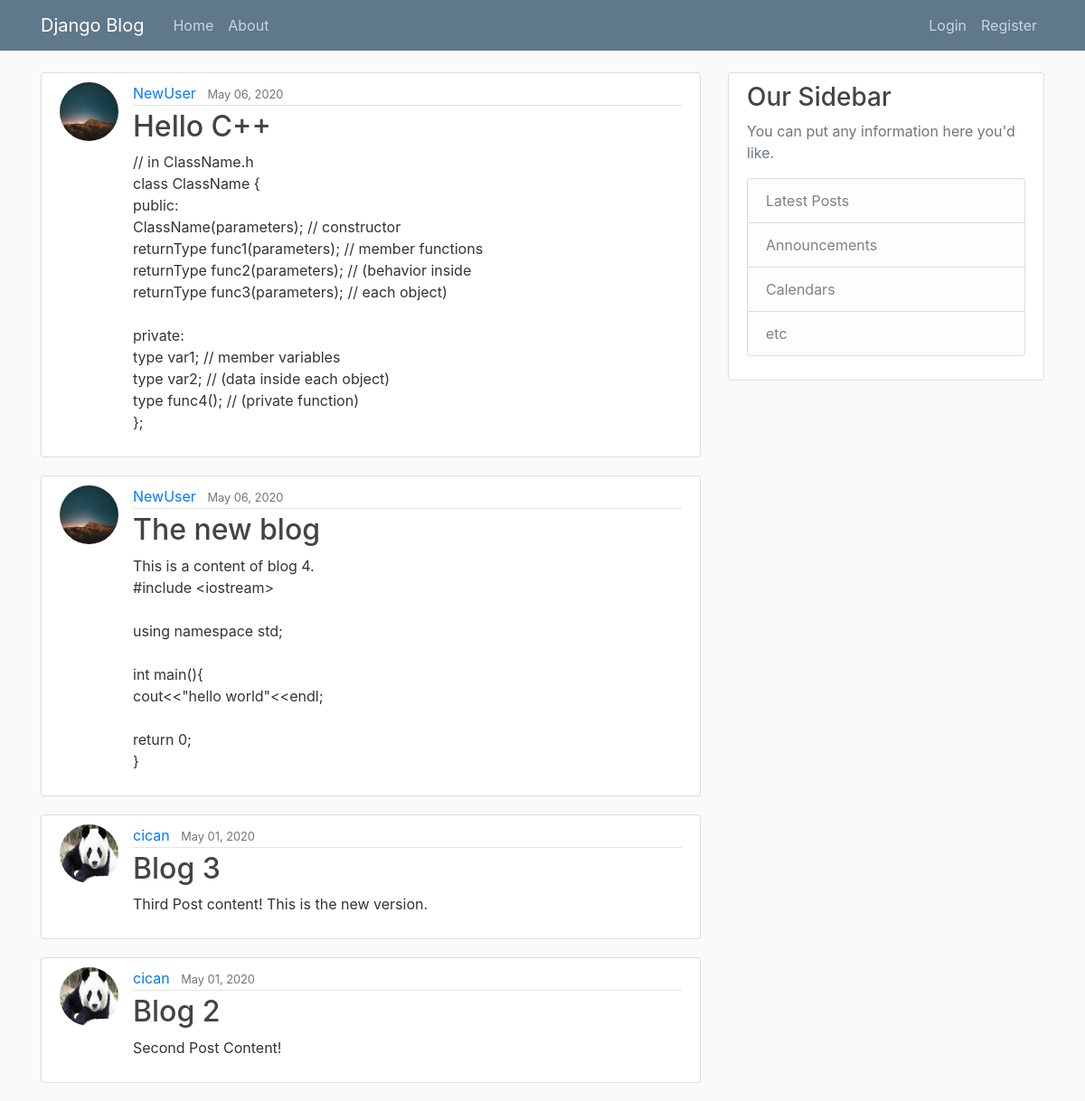
The app's page /, older data.
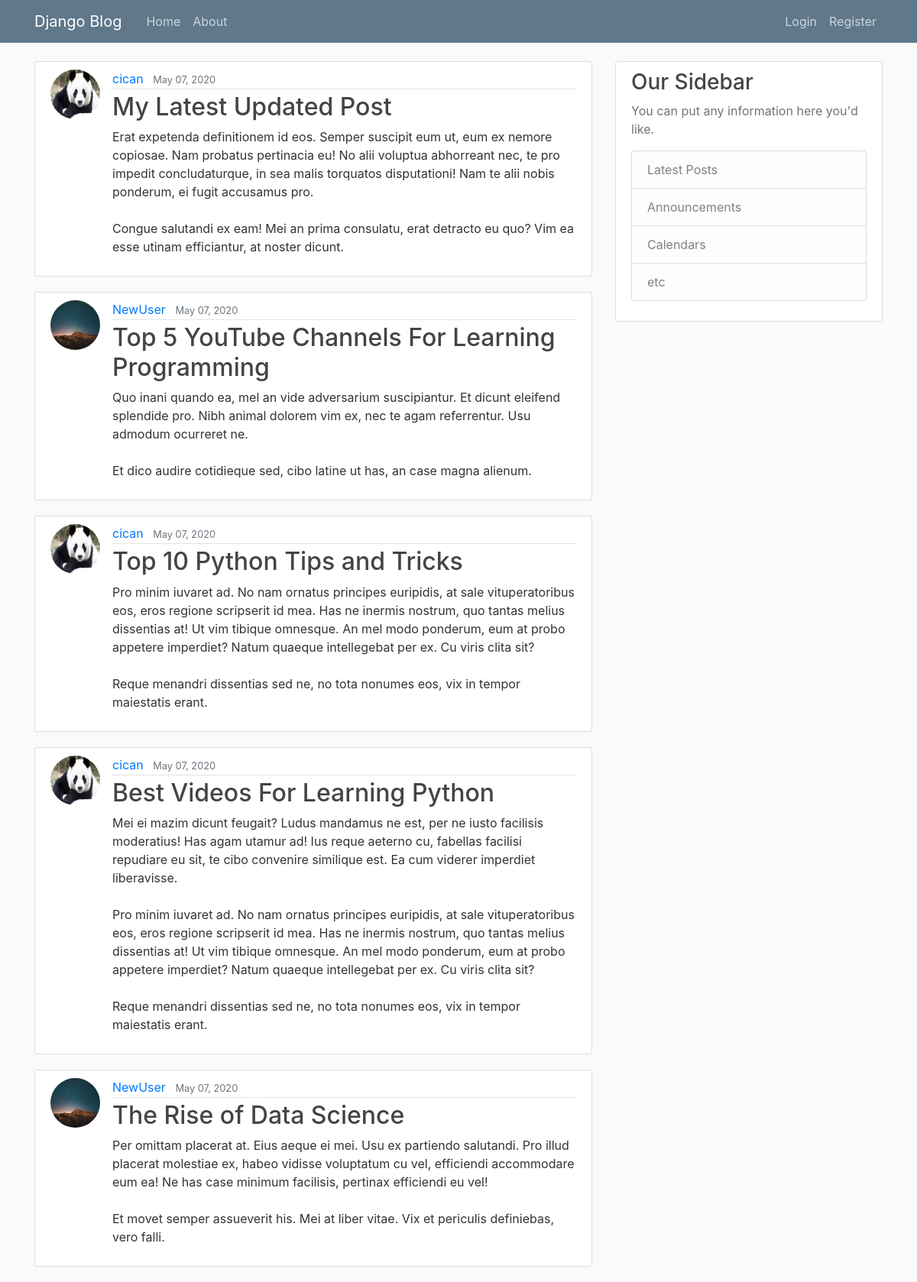
The same page, newer data.
### blog/models.py (models this page shows, shortened)
class Post(models.Model):
    title = models.CharField(max_length=100)
    content = models.TextField()
    date_created = models.DateTimeField(default=timezone.now)
    author = models.ForeignKey(User, on_delete=models.CASCADE)

### users/models.py (models this page shows, shortened)
class Profile(models.Model):
    user = models.OneToOneField(User, on_delete=models.CASCADE)
    image = models.ImageField(default='default.jpg',upload_to='profile_pics')

### blog/views.py (the view)
# urls.py: path('', PostListView.as_view(), name='blog-home'),
class PostListView(ListView):
    model = Post
    template_name = 'blog/home.html' #app/model_viewtype.html -> naming convertion
    context_object_name = 'posts'
    ordering = ['-date_created']
    paginate_by = 5

### blog/templates/blog/home.html
{% extends "blog/base.html" %}
{% block content%}
{% for post in posts %}
<article class="media content-section">
    <img class="rounded-circle article-img" src="{{ post.author.profile.image.url }}">
    <div class="media-body">
        <div class="article-metadata">
            <a class="mr-2" href="#">{{ post.author }}</a>
            <small class="text-muted">{{ post.date_created|date:"F d, Y" }}</small>
        </div>
        <h2><a class="article-title" href="{% url 'post-detail' post.id %}">{{ post.title }}</a></h2>
        <p class="article-content">{{ post.content }}</p>
    </div>
</article>
{% endfor %}
{% endblock content %}

Row changes from the older to the newer data that the page shows:
no longer on this page (row unchanged): Post: author.profile.image (picture), author "NewUser", date_created "May 06, 2020", title "Hello C++", content "// in ClassName.h class ClassName { public: ClassName(parameters); // constructor returnType func1(parameters); // member functions returnType func2(parameters); // (behavior inside returnType func3(parameters); // each object) private: type var1; // member variables type var2; // (data inside each object) type func4(); // (private function) };"
no longer on this page (row unchanged): Post: author.profile.image (picture), author "NewUser", date_created "May 06, 2020", title "The new blog", content "This is a content of blog 4. #include <iostream> using namespace std; int main(){ cout<<\"hello world\"<<endl; return 0; }"
no longer on this page (row unchanged): Post: author.profile.image (picture), author "cican", date_created "May 01, 2020", title "Blog 3", content "Third Post content! This is the new version."
no longer on this page (row unchanged): Post: author.profile.image (picture), author "cican", date_created "May 01, 2020", title "Blog 2", content "Second Post Content!"
added Post: author.profile.image (picture), author "cican", date_created "May 07, 2020", title "My Latest Updated Post", content "Erat expetenda definitionem id eos. Semper suscipit eum ut, eum ex nemore copiosae. Nam probatus pertinacia eu! No alii voluptua abhorreant nec, te pro impedit concludaturque, in sea malis torquatos disputationi! Nam te alii nobis ponderum, ei fugit accusamus pro. Congue salutandi ex eam! Mei an prima consulatu, erat detracto eu quo? Vim ea esse utinam efficiantur, at noster dicunt."
added Post: author.profile.image (picture), author "NewUser", date_created "May 07, 2020", title "Top 5 YouTube Channels For Learning Programming", content "Quo inani quando ea, mel an vide adversarium suscipiantur. Et dicunt eleifend splendide pro. Nibh animal dolorem vim ex, nec te agam referrentur. Usu admodum ocurreret ne. Et dico audire cotidieque sed, cibo latine ut has, an case magna alienum."
added Post: author.profile.image (picture), author "cican", date_created "May 07, 2020", title "Top 10 Python Tips and Tricks", content "Pro minim iuvaret ad. No nam ornatus principes euripidis, at sale vituperatoribus eos, eros regione scripserit id mea. Has ne inermis nostrum, quo tantas melius dissentias at! Ut vim tibique omnesque. An mel modo ponderum, eum at probo appetere imperdiet? Natum quaeque intellegebat per ex. Cu viris clita sit? Reque menandri dissentias sed ne, no tota nonumes eos, vix in tempor maiestatis erant."
added Post: author.profile.image (picture), author "cican", date_created "May 07, 2020", title "Best Videos For Learning Python", content "Mei ei mazim dicunt feugait? Ludus mandamus ne est, per ne iusto facilisis moderatius! Has agam utamur ad! Ius reque aeterno cu, fabellas facilisi repudiare eu sit, te cibo convenire similique est. Ea cum viderer imperdiet liberavisse. Pro minim iuvaret ad. No nam ornatus principes euripidis, at sale vituperatoribus eos, eros regione scripserit id mea. Has ne inermis nostrum, quo tantas melius dissentias at! Ut vim tibique omnesque. An mel modo ponderum, eum at probo appetere imperdiet? Natum quaeque intellegebat per ex. Cu viris clita sit? Reque menandri dissentias sed ne, no tota nonumes eos, vix in tempor maiestatis erant."
added Post: author.profile.image (picture), author "NewUser", date_created "May 07, 2020", title "The Rise of Data Science", content "Per omittam placerat at. Eius aeque ei mei. Usu ex partiendo salutandi. Pro illud placerat molestiae ex, habeo vidisse voluptatum cu vel, efficiendi accommodare eum ea! Ne has case minimum facilisis, pertinax efficiendi eu vel! Et movet semper assueverit his. Mei at liber vitae. Vix et periculis definiebas, vero falli."
